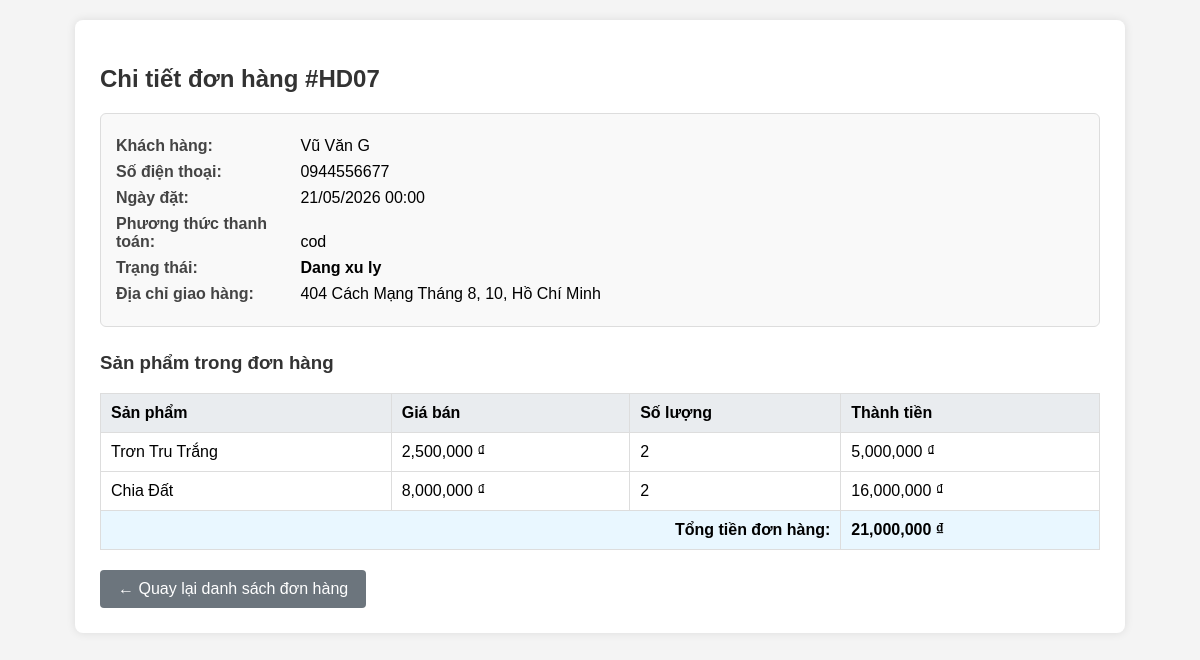
Page /chitiet_donhang.php?mahd=HD07 (signed in) on the committed database.
### tables this page shows
CREATE TABLE hoadon (
    mahd VARCHAR(20) PRIMARY KEY NOT NULL,
    ngaydat DATE DEFAULT (CURRENT_DATE), 
    phuongthucthanhtoan VARCHAR(50) NOT NULL,
    trangthai VARCHAR(50) NOT NULL,
    diachihd VARCHAR(255) NOT NULL, 
    phuonghd VARCHAR(255) NOT NULL,
    thanhtienhd float not null default 0,  
    thanhphohd VARCHAR(255) NOT NULL,
    username VARCHAR(50), 
    FOREIGN KEY (username) REFERENCES khachhang(username)
);

CREATE TABLE khachhang(
    username varchar(50) primary key not null unique,
    hoten varchar(50) not null,
    trangthaitk varchar(20) not null,
    SDT varchar (10) not null,
    diachinha varchar(225) not null,
    phuong varchar(255) not null,
    thanhpho varchar(255) not null,
    matkhau varchar(225) not null
);

CREATE TABLE chitiethd (
    giaban FLOAT NOT NULL CHECK (giaban > 0), 
    soluongmua INT NOT NULL CHECK (soluongmua > 0),
    Thanhtien FLOAT GENERATED ALWAYS AS (giaban * soluongmua) STORED,
    masp int not null,
    mahd varchar(20),
    FOREIGN KEY (masp) REFERENCES sanpham(masp),
    foreign key(mahd) references hoadon(mahd)
);

CREATE TABLE sanpham(
    masp int auto_increment primary key not null,
    tensp varchar(225) not null,
    hientrang varchar(20) not null,
    donvitinh varchar(20) not null,
    motasp varchar(225) not null,
    soluongtontheolo int not null DEFAULT 0,
    hinhanh varchar(225) not null,
    phantramloinhuanmongmuon float not null check(phantramloinhuanmongmuon > 0),
    giavon float not null DEFAULT 0,
    giabandexuat float not null DEFAULT 0,
    maloai varchar(20),
    foreign key (maloai) references loai(maloai)
);

### chitiet_donhang.php (the view, shortened to what this page needs)
<?php
require_once 'db.php';
$mahd = isset($_GET['mahd']) ? trim($_GET['mahd']) : '';
$stmt = $conn->prepare("
    SELECT h.*, kh.hoten, kh.SDT, kh.diachinha
    FROM hoadon h
    LEFT JOIN khachhang kh ON h.username = kh.username
    WHERE h.mahd = ?
");
$stmt->bind_param("s", $mahd);
$stmt->execute();
$hd = $stmt->get_result()->fetch_assoc();
$stmt_ct = $conn->prepare("
    SELECT ct.*, sp.tensp
    FROM chitiethd ct
    JOIN sanpham sp ON ct.masp = sp.masp
    WHERE ct.mahd = ?
");
$stmt_ct->bind_param("s", $mahd);
$stmt_ct->execute();
$chitiet = $stmt_ct->get_result();
?>
<!DOCTYPE html>
<html lang="vi">
<head>
</head>
<body>
<div class="container">
    <h2>Chi tiết đơn hàng #<?= htmlspecialchars($mahd) ?></h2>
    <div class="info-box">
        <p><strong>Khách hàng:</strong> <?= htmlspecialchars($hd['hoten'] ?: $hd['username']) ?></p>
        <p><strong>Số điện thoại:</strong> <?= htmlspecialchars($hd['SDT'] ?: '—') ?></p>
        <p><strong>Ngày đặt:</strong> <?= date('d/m/Y H:i', strtotime($hd['ngaydat'])) ?></p>
        <p><strong>Phương thức thanh toán:</strong> <?= htmlspecialchars($hd['phuongthucthanhtoan']) ?></p>
        <p><strong>Trạng thái:</strong> <span style="font-weight:bold;"><?= htmlspecialchars($hd['trangthai']) ?></span></p>
        <p><strong>Địa chỉ giao hàng:</strong> <?= htmlspecialchars($hd['diachihd']) ?>, <?= htmlspecialchars($hd['phuonghd']) ?>, <?= htmlspecialchars($hd['thanhphohd']) ?></p>
    </div>
    <h3>Sản phẩm trong đơn hàng</h3>
    <table>
        <thead>
            <tr>
                <th>Sản phẩm</th>
                <th>Giá bán</th>
                <th>Số lượng</th>
                <th>Thành tiền</th>
            </tr>
        </thead>
        <tbody>
        <?php
        $tongtien = 0;
        while ($row = $chitiet->fetch_assoc()):
            $thanhtien = $row['giaban'] * $row['soluongmua'];
            $tongtien += $thanhtien;
        ?>
            <tr>
                <td><?= htmlspecialchars($row['tensp']) ?></td>
                <td><?= number_format($row['giaban']) ?> ₫</td>
                <td><?= $row['soluongmua'] ?></td>
                <td><?= number_format($thanhtien) ?> ₫</td>
            </tr>
        <?php endwhile; ?>
            <tr class="total-row">
                <td colspan="3" style="text-align:right;">Tổng tiền đơn hàng:</td>
                <td><?= number_format($tongtien) ?> ₫</td>
            </tr>
        </tbody>
    </table>
    <a href="admin.php?page=donhang" class="btn-back">← Quay lại danh sách đơn hàng</a>
</div>
</body>
</html>

### chitiet_donhang.php (style rules this page uses)
body { font-family: Arial, Helvetica, sans-serif; background: #f4f4f4; margin: 0; padding: 20px; }
.container { max-width: 1000px; margin: 0 auto; background: white; padding: 25px; border-radius: 8px; box-shadow: 0 0 10px rgba(0,0,0,0.1); }
h2, h3 { color: #333; }
.info-box { background: #f9f9f9; border: 1px solid #ddd; padding: 15px; margin-bottom: 25px; border-radius: 6px; }
.info-box p { margin: 8px 0; }
.info-box strong { display: inline-block; width: 180px; color: #444; }
table { width: 100%; border-collapse: collapse; margin-top: 10px; }
th, td { padding: 10px; border: 1px solid #ddd; }
th { background: #e9ecef; text-align: left; }
.total-row { font-weight: bold; background: #e9f7ff; }
.btn-back { display: inline-block; margin-top: 20px; padding: 10px 18px; background: #6c757d; color: white; text-decoration: none; border-radius: 4px; }

### rows in the picture
hoadon: username.hoten "Vũ Văn G", username.SDT "0944556677", ngaydat "21/05/2026 00:00", phuongthucthanhtoan "cod", trangthai "Dang xu ly", diachihd "404 Cách Mạng Tháng 8", phuonghd "10", thanhphohd "Hồ Chí Minh"
chitiethd: masp.tensp "Trơn Tru Trắng", giaban "2,500,000", soluongmua "2", thanhtien "5,000,000"
chitiethd: masp.tensp "Chia Đất", giaban "8,000,000", soluongmua "2", thanhtien "16,000,000"

### other values in the picture
$mahd "HD07"
$tongtien "21,000,000"
